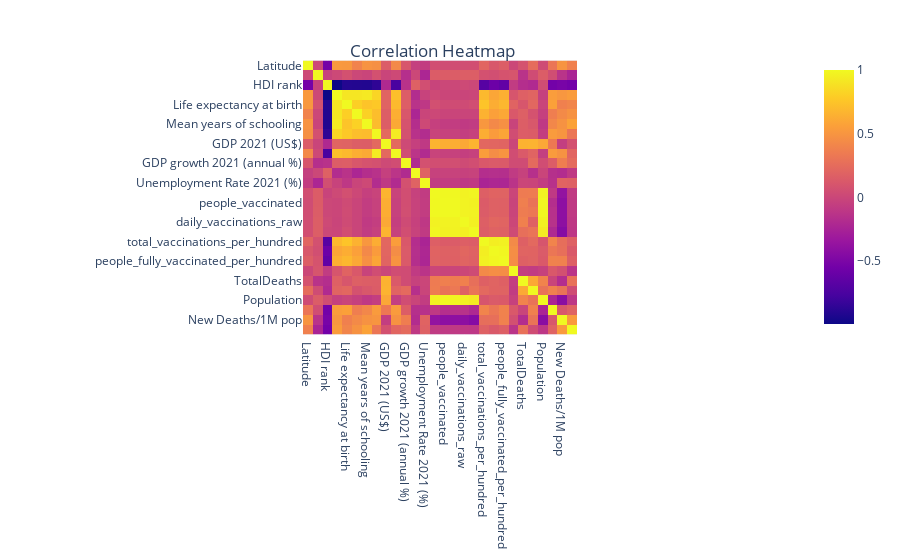

Notebook code cell kept with this figure:
### Code cell
fig = px.imshow(covidvisual.corr())
fig.update_layout(
    title={
        'text': 'Correlation Heatmap',
        'y':0.92,
        'x':0.48,
        'xanchor': 'center',
        'yanchor': 'top'})
fig.show()

### Figure 1 — Plotly figure (JSON) as saved in the notebook; plotly's stock layout.template omitted (floating-point values rounded to 4 significant figures; data arrays with more than 128 entries replaced by an {"elided": "..."} marker saying what was removed)
{"data": [{"coloraxis": "coloraxis", "hovertemplate": "x: %{x}<br>y: %{y}<br>color: %{z}<extra></extra>", "name": "0", "type": "heatmap", "x": ["Latitude", "Longitude", "HDI rank", "Human Development Index 2021 (HDI)", "Life expectancy at birth", "Expected years of schooling", "Mean years of schooling", "Gross national income (GNI) per capita", "GDP 2021 (US$)", "GDP per capita 2021 (US$)", "GDP growth 2021 (annual %)", "Inflation Rate 2021 (%)", "Unemployment Rate 2021 (%)", "total_vaccinations", "people_vaccinated", "people_fully_vaccinated", "daily_vaccinations_raw", "daily_vaccinations", "total_vaccinations_per_hundred", "people_vaccinated_per_hundred", "people_fully_vaccinated_per_hundred", "daily_vaccinations_per_million", "TotalDeaths", "NewDeaths", "Population", "New Cases/1M pop", "New Deaths/1M pop", "covid_mortality_rate (per 100000)"], "xaxis": "x", "y": ["Latitude", "Longitude", "HDI rank", "Human Development Index 2021 (HDI)", "Life expectancy at birth", "Expected years of schooling", "Mean years of schooling", "Gross national income (GNI) per capita", "GDP 2021 (US$)", "GDP per capita 2021 (US$)", "GDP growth 2021 (annual %)", "Inflation Rate 2021 (%)", "Unemployment Rate 2021 (%)", "total_vaccinations", "people_vaccinated", "people_fully_vaccinated", "daily_vaccinations_raw", "daily_vaccinations", "total_vaccinations_per_hundred", "people_vaccinated_per_hundred", "people_fully_vaccinated_per_hundred", "daily_vaccinations_per_million", "TotalDeaths", "NewDeaths", "Population", "New Cases/1M pop", "New Deaths/1M pop", "covid_mortality_rate (per 100000)"], "yaxis": "y", "z": {"elided": "28x28 float values"}}], "layout": {"coloraxis": {"colorscale": [[0, "#0d0887"], [0.1111, "#46039f"], [0.2222, "#7201a8"], [0.3333, "#9c179e"], [0.4444, "#bd3786"], [0.5556, "#d8576b"], [0.6667, "#ed7953"], [0.7778, "#fb9f3a"], [0.8889, "#fdca26"], [1, "#f0f921"]]}, "margin": {"t": 60}, "title": {"text": "Correlation Heatmap", "x": 0.48, "xanchor": "center", "y": 0.92, "yanchor": "top"}, "xaxis": {"anchor": "y", "constrain": "domain", "domain": [0, 1], "scaleanchor": "y"}, "yaxis": {"anchor": "x", "autorange": "reversed", "constrain": "domain", "domain": [0, 1]}}}
